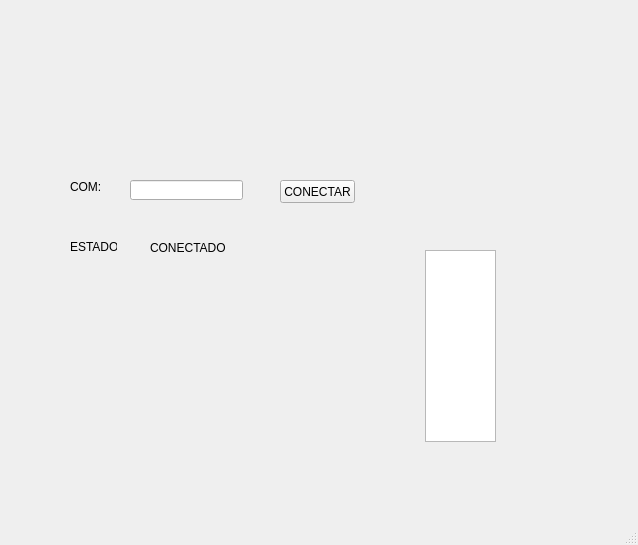
<?xml version="1.0" encoding="UTF-8"?>
<ui version="4.0">
 <class>MainWindow</class>
 <widget class="QMainWindow" name="MainWindow">
  <property name="geometry">
   <rect>
    <x>0</x>
    <y>0</y>
    <width>638</width>
    <height>545</height>
   </rect>
  </property>
  <property name="windowTitle">
   <string>MainWindow</string>
  </property>
  <widget class="QWidget" name="centralwidget">
   <widget class="QLabel" name="label">
    <property name="geometry">
     <rect>
      <x>30</x>
      <y>10</y>
      <width>201</width>
      <height>101</height>
     </rect>
    </property>
    <property name="text">
     <string/>
    </property>
    <property name="pixmap">
     <pixmap resource="../../Recursos.qrc">:/Logos/Imagenes/WhatsApp Image 2024-02-15 at 6.57.13 PM.jpeg</pixmap>
    </property>
    <property name="scaledContents">
     <bool>true</bool>
    </property>
   </widget>
   <widget class="QLabel" name="label_2">
    <property name="geometry">
     <rect>
      <x>396</x>
      <y>10</y>
      <width>241</width>
      <height>101</height>
     </rect>
    </property>
    <property name="text">
     <string/>
    </property>
    <property name="pixmap">
     <pixmap resource="../../Recursos.qrc">:/Logos/Imagenes/UAT_2018_-_2021_HORIZONTAL.jpg</pixmap>
    </property>
    <property name="scaledContents">
     <bool>true</bool>
    </property>
   </widget>
   <widget class="QLabel" name="label_3">
    <property name="geometry">
     <rect>
      <x>540</x>
      <y>440</y>
      <width>71</width>
      <height>61</height>
     </rect>
    </property>
    <property name="text">
     <string/>
    </property>
    <property name="pixmap">
     <pixmap resource="../../Recursos.qrc">:/Logos/Imagenes/WhatsApp Image 2024-02-15 at 9.24.51 PM.jpeg</pixmap>
    </property>
    <property name="scaledContents">
     <bool>true</bool>
    </property>
   </widget>
   <widget class="QLabel" name="label_4">
    <property name="geometry">
     <rect>
      <x>70</x>
      <y>180</y>
      <width>47</width>
      <height>13</height>
     </rect>
    </property>
    <property name="text">
     <string>COM:</string>
    </property>
   </widget>
   <widget class="QLineEdit" name="lineEdit">
    <property name="geometry">
     <rect>
      <x>130</x>
      <y>180</y>
      <width>113</width>
      <height>20</height>
     </rect>
    </property>
   </widget>
   <widget class="QPushButton" name="btn_accion">
    <property name="geometry">
     <rect>
      <x>280</x>
      <y>180</y>
      <width>75</width>
      <height>23</height>
     </rect>
    </property>
    <property name="text">
     <string>CONECTAR</string>
    </property>
   </widget>
   <widget class="QListView" name="listView">
    <property name="geometry">
     <rect>
      <x>425</x>
      <y>250</y>
      <width>71</width>
      <height>192</height>
     </rect>
    </property>
   </widget>
   <widget class="QLabel" name="label_5">
    <property name="geometry">
     <rect>
      <x>70</x>
      <y>240</y>
      <width>47</width>
      <height>13</height>
     </rect>
    </property>
    <property name="text">
     <string>ESTADO:</string>
    </property>
   </widget>
   <widget class="QLabel" name="label_6">
    <property name="geometry">
     <rect>
      <x>150</x>
      <y>240</y>
      <width>81</width>
      <height>16</height>
     </rect>
    </property>
    <property name="text">
     <string>CONECTADO</string>
    </property>
   </widget>
  </widget>
  <widget class="QMenuBar" name="menubar">
   <property name="geometry">
    <rect>
     <x>0</x>
     <y>0</y>
     <width>638</width>
     <height>21</height>
    </rect>
   </property>
  </widget>
  <widget class="QStatusBar" name="statusbar"/>
 </widget>
 <resources>
  <include location="../../Recursos.qrc"/>
 </resources>
 <connections/>
</ui>
